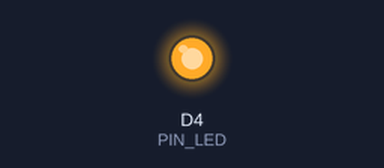
Recording of a sketch running on a simulated ESP8266 (Wemos D1 mini). Shown: output pins drawn as LEDs (lit = HIGH).

Above: at 2.5 s.
At 7.5 s:
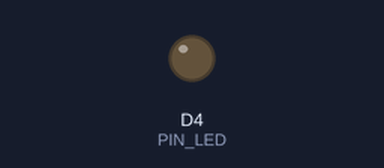
Timing chart, 0 to 13.0 s (numbered marks = the images above):
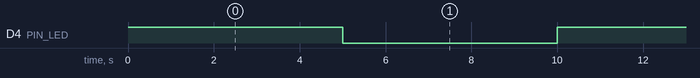

Measured:
- by itself, D4 (PIN_LED): alternates HIGH for 5.0 s and LOW for 5.0 s

The sketch:

blinky.ino
```cpp
/*
 * Blinks a led on a pin
 *
 * Pins are coded to values here:
 * https://github.com/esp8266/Arduino/blob/master/variants/d1_mini/pins_arduino.h#L49-L61
 */

const int PIN_LED = D4;
void setup() {
  pinMode(PIN_LED, OUTPUT);
}

void loop() {
  digitalWrite(PIN_LED, HIGH);
  delay(5000);
  digitalWrite(PIN_LED, LOW);
  delay(5000);
}
```
